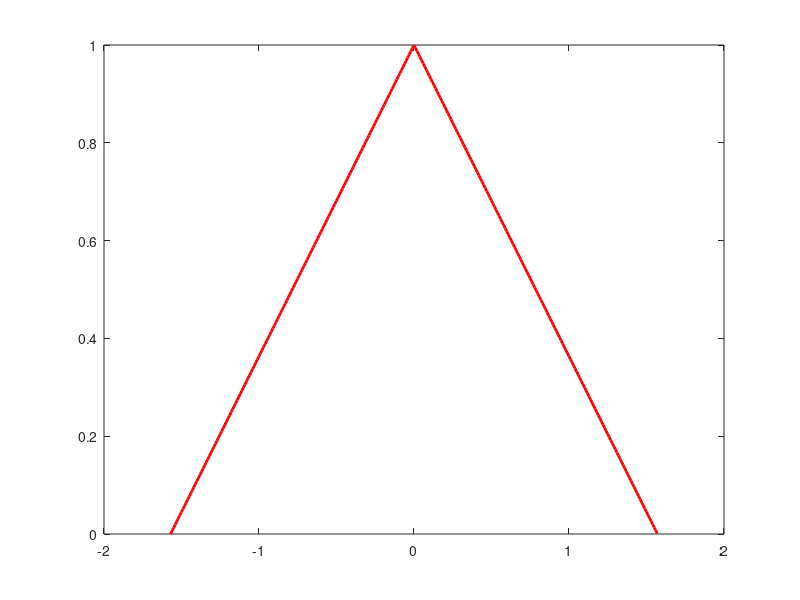

Write MATLAB code to recreate this figure. (Note: this script raises an error after producing the figure.)
clear all;
close all;
L1=-pi/2;L2=pi/2;
L=L2-L1;

h=pi/2;
N=L/h;
T=0.01;

x=L1:T:L2;
for i=1:N+1
    e(i)=L1+L/N*(i-1);
end
w=trimf(x,[e(1),e(2),e(3)]);              %The middle MF
plot(x,w,'r','linewidth',2);

for j=1:N
   if j==1
		w=trimf(x,[e(1),e(1),e(2)]);      %The first MF
   elseif j==N
		w=trimf(x,[e(N),e(N+1),e(N+1)]);  %The last MF
   end
   hold on;
   plot(x,w,'b','linewidth',2);
end
xlabel('x');ylabel('Membership function');
legend('First Rule','Second rule');